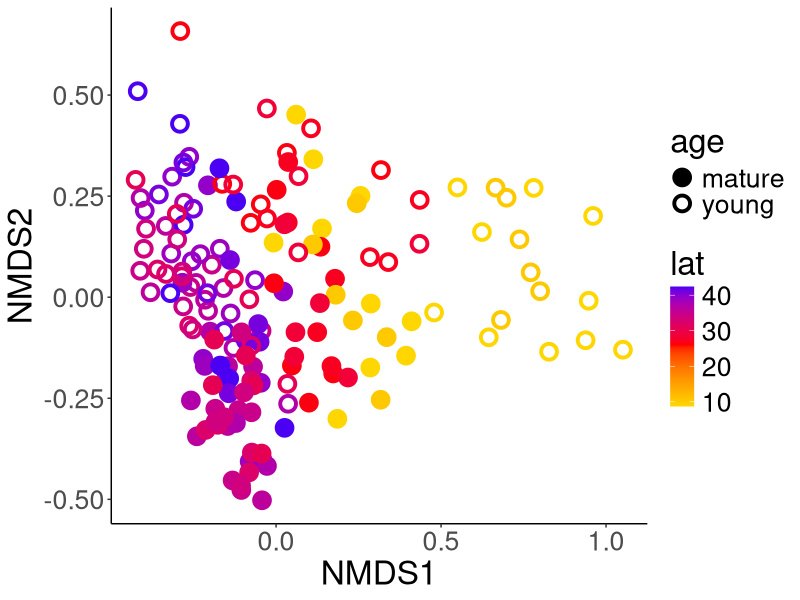
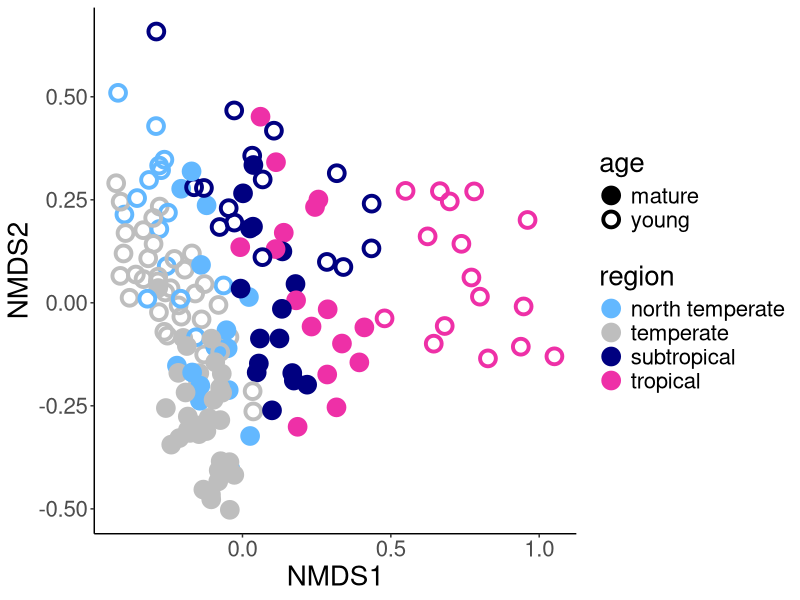
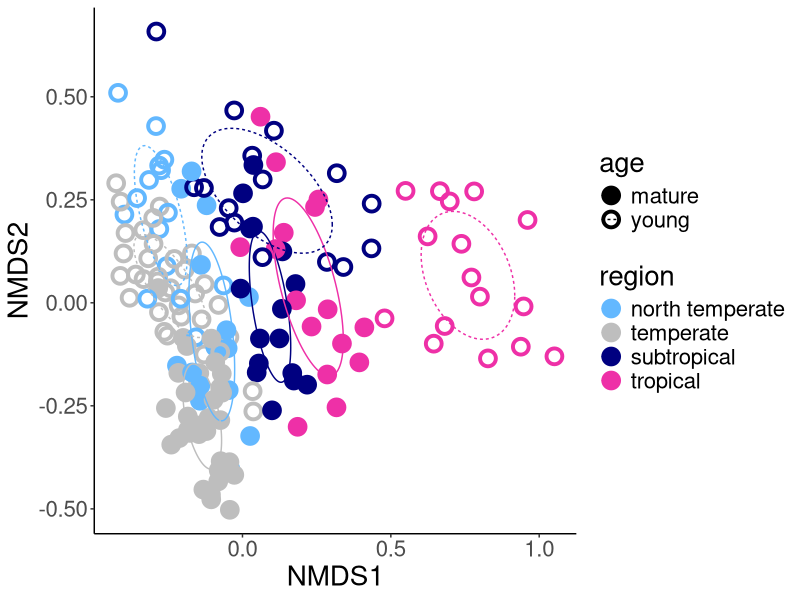

R code for these plots, in order:
#NMDS plots
library(ggplot2)
library(vegan)
scores <- read.csv("Processing/1b_out_ChemSummaries_Indiv.csv", header = T)

#################################
#Plots

#colored by latitude, shaped by age
plot = ggplot(scores,aes(x=NMDS1, y=NMDS2, colour = lat, shape = age))+  geom_point(size=4, stroke = 2) + scale_colour_gradient2(low="gold",mid = "red", high="blue", midpoint = 26) + scale_shape_manual(values = c(19,1))
vv=plot + theme_bw() + theme(panel.border = element_blank(), panel.grid.major = element_blank(), panel.grid.minor = element_blank(), axis.line = element_line(colour = "black")) + theme(text = element_text(size = 24))
vv
# setEPS()
# postscript("nmds1_all.eps")
# vv + theme(legend.position = "none")
# dev.off()
# setEPS()
# postscript("20180517_nmds1_all_legend.eps")
# vv + labs(shape="Leaf age", color = "Latitude")
# dev.off()

#re-order levels for key, also makes listing colors easier
scores$region <- factor(scores$region, levels =c("north temperate", "temperate","subtropical", "tropical") )
levels(scores$region)

#colored by region
plot = ggplot(scores,aes(x=NMDS1, y=NMDS2, colour = region, shape = age))+  geom_point(size=4, stroke = 2) + scale_colour_manual(values=c("steelblue1","grey","navyblue","maroon2"))+ scale_shape_manual(values = c(19,1))
vv=plot + theme_bw() + theme(panel.border = element_blank(), panel.grid.major = element_blank(), panel.grid.minor = element_blank(), axis.line = element_line(colour = "black")) + theme(text = element_text(size = 20))
vv
#axis 1 is separating by region (and also age for tropical); for mature leaves, it's tropical/subtropical vs everything north of FL; for young leaves, it's similar but tropical and subtropical are separating out more. axis 2 separates by leaf age for PHAM but not PHRI. THIS IS SO COOL because it shows that more divergence is happening in young leaves! And it's crazy that FL is grouping with CR!

####################
#draw an ellipse for each leaf age in each region
#got help from here but their example code doesn't work very well; couldn't get the ord thing to work
#https://stackoverflow.com/questions/13794419/plotting-ordiellipse-function-from-vegan-package-onto-nmds-plot-created-in-ggplo
scores$reg_age <- as.factor(paste(scores$region,scores$age,sep="_"))

veganCovEllipse<-function (cov, center = c(0, 0), scale = 1, npoints = 100) 
{
  theta <- (0:npoints) * 2 * pi/npoints
  Circle <- cbind(cos(theta), sin(theta))
  t(center + scale * t(Circle %*% chol(cov)))
}

df_ellipse <- data.frame()
for(g in levels(scores$reg_age)){
  df_ellipse <- rbind(df_ellipse, cbind(as.data.frame(with(scores[scores$reg_age==g,],
                                                   veganCovEllipse(cov.wt(cbind(NMDS1,NMDS2),wt=rep(1/length(NMDS1),length(NMDS1)))$cov,center=c(mean(NMDS1),mean(NMDS2)))))
                                ,reg_age=g))
}

df_ellipse <- cbind(df_ellipse, read.table(text = df_ellipse$reg_age,sep="_",colClasses = "factor",col.names=c("region","age")))

plot = ggplot(scores,aes(x=NMDS1, y=NMDS2, colour = region, shape = age))+  geom_point(size=4, stroke = 2) + scale_colour_manual(values=c("steelblue1","grey","navyblue","maroon2"))+ scale_shape_manual(values = c(19,1)) +  geom_path(data=df_ellipse, aes(x=NMDS1, y=NMDS2, linetype=age))
vv=plot + theme_bw() + theme(panel.border = element_blank(), panel.grid.major = element_blank(), panel.grid.minor = element_blank(), axis.line = element_line(colour = "black")) + theme(text = element_text(size = 20))
vv

# setEPS()
# postscript("FiguresTables/Fig1_NMDS.eps")
# vv + theme(legend.position = "none")
# dev.off()
# setEPS()
# postscript("FiguresTables/Fig1_NMDS_legend.eps")
# vv
# dev.off()